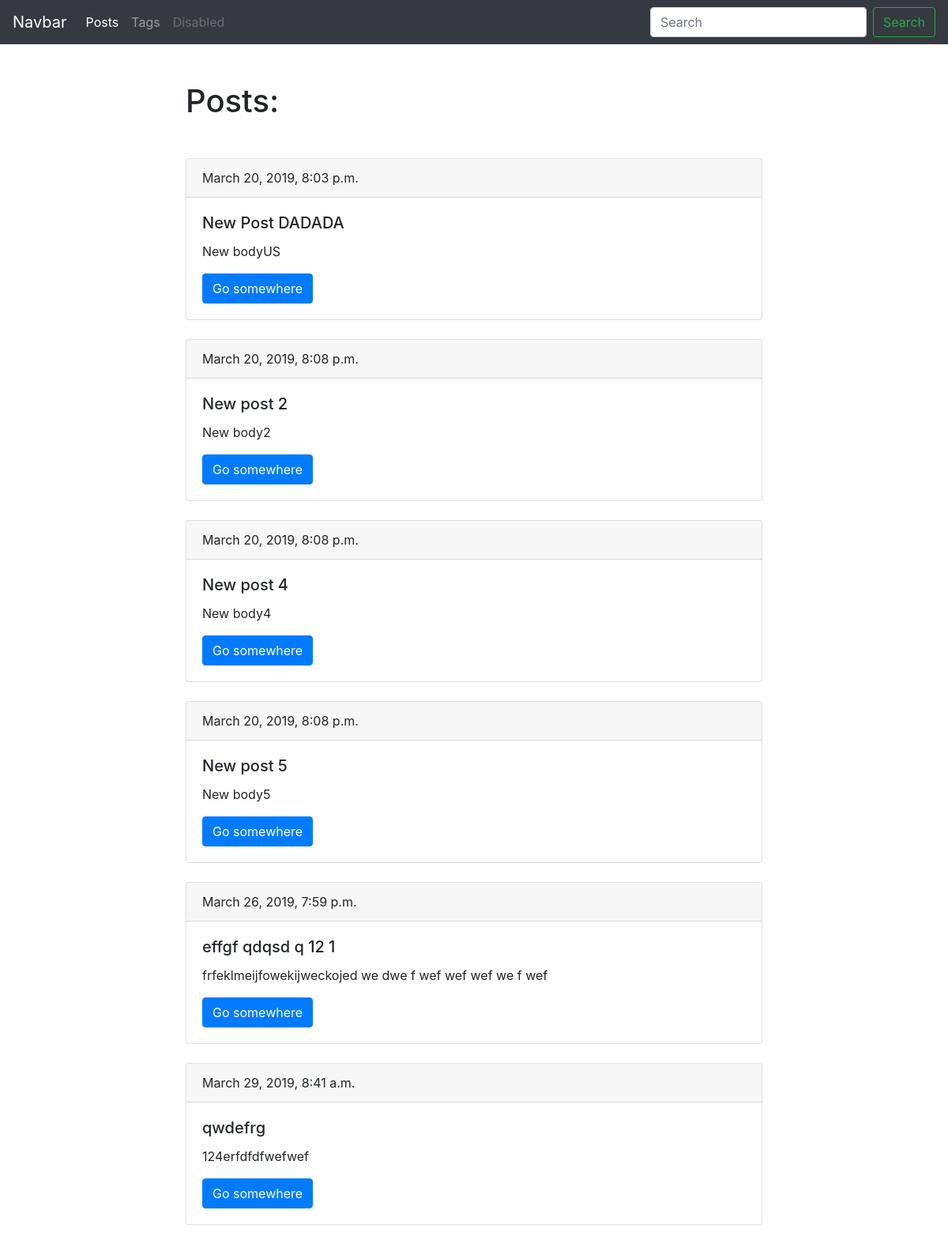
/blog/, run on an earlier commit of the app's database.
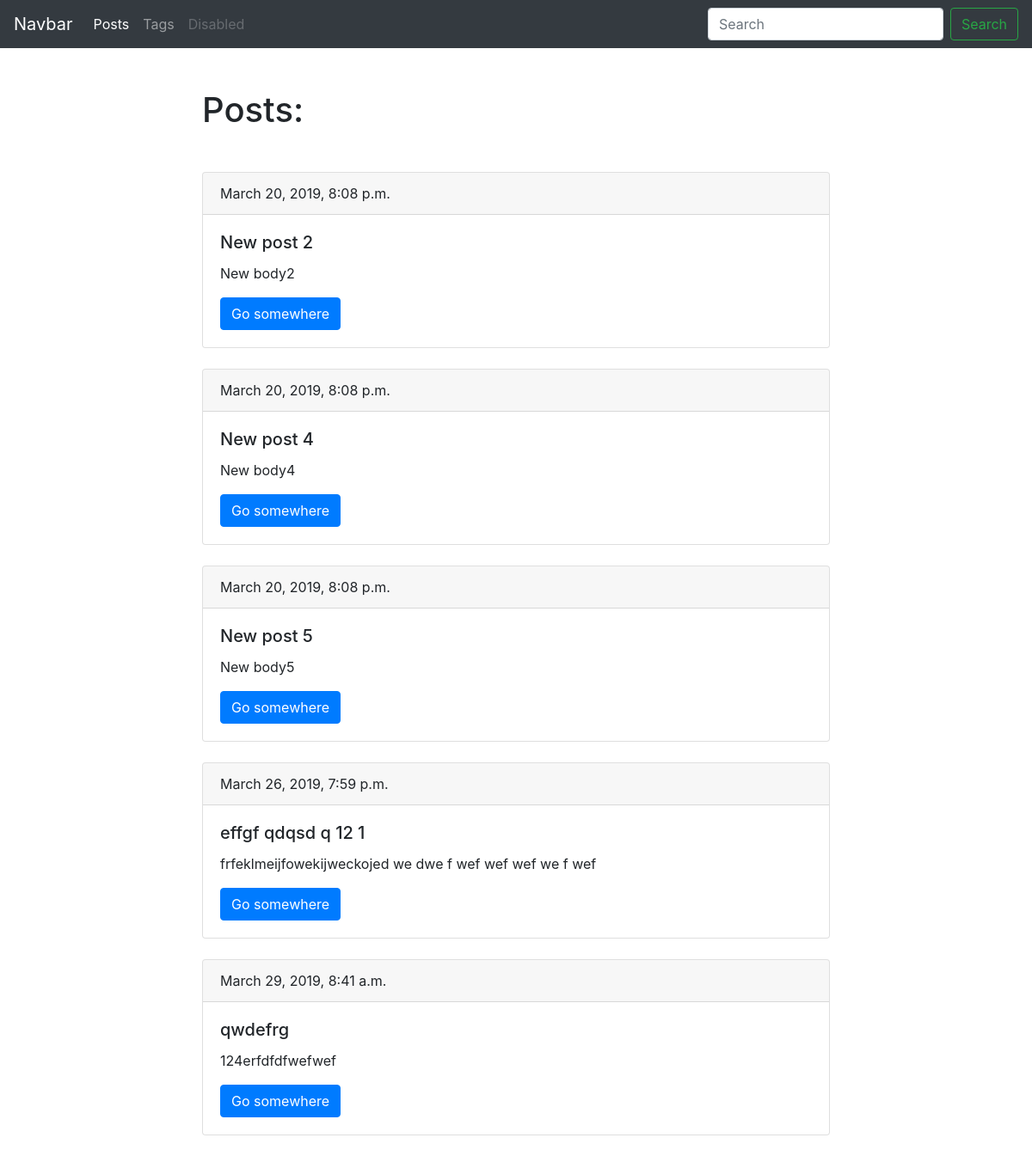
And on a later commit of the database.
### blog/models.py (models this page shows, shortened)
class Post(models.Model):
    title = models.CharField(max_length=150, db_index=True)
    slug = models.SlugField(max_length=150, blank=True, unique=True)
    tags = models.ManyToManyField('Tag', blank=True, related_name='posts')
    body = models.TextField(blank=True, db_index=True)
    date_pub = models.DateTimeField(auto_now_add=True)
    def get_absolute_url(self):
        return reverse('post_detail_url', kwargs={'slug': self.slug})

### blog/views.py (the view)
# urls.py: path('', posts_list, name='posts_list_url'),
def posts_list(request):
    posts = Post.objects.all()
    return render(request, 'blog/index.html', context={'posts': posts})

### blog/templates/blog/index.html (shortened to what this page needs)
{% extends 'blog/base_blog.html' %}
{% block content %}
    <h1 class="mb-5">Posts:</h1>
    {% for post in posts %}
        <div class="card mb-4">
            <div class="card-header">
                {{ post.date_pub }}
            </div>
            <div class="card-body">
                <h5 class="card-title">{{ post.title }}</h5>
                <p class="card-text">{{ post.body }}</p>
                <a href="{{ post.get_absolute_url }}" class="btn btn-primary">Go somewhere</a>
            </div>
        </div>
    {% endfor %}
{% endblock %}

What changed in the data, as far as the page shows it:
removed Post: date_pub "March 20, 2019, 8:03 p.m.", title "New Post DADADA", body "New bodyUS"
